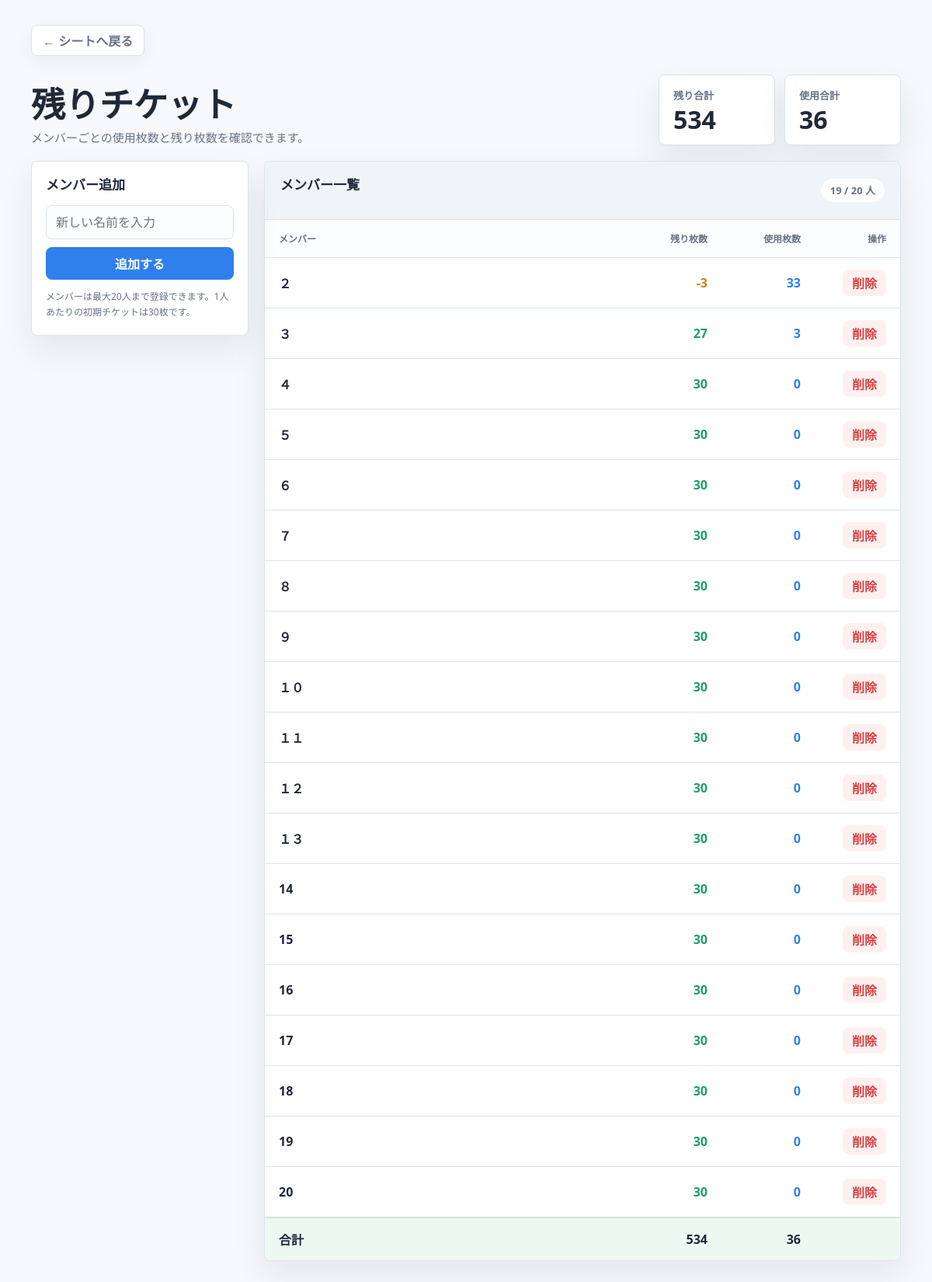
/ticket/, run on an earlier commit of the app's database.
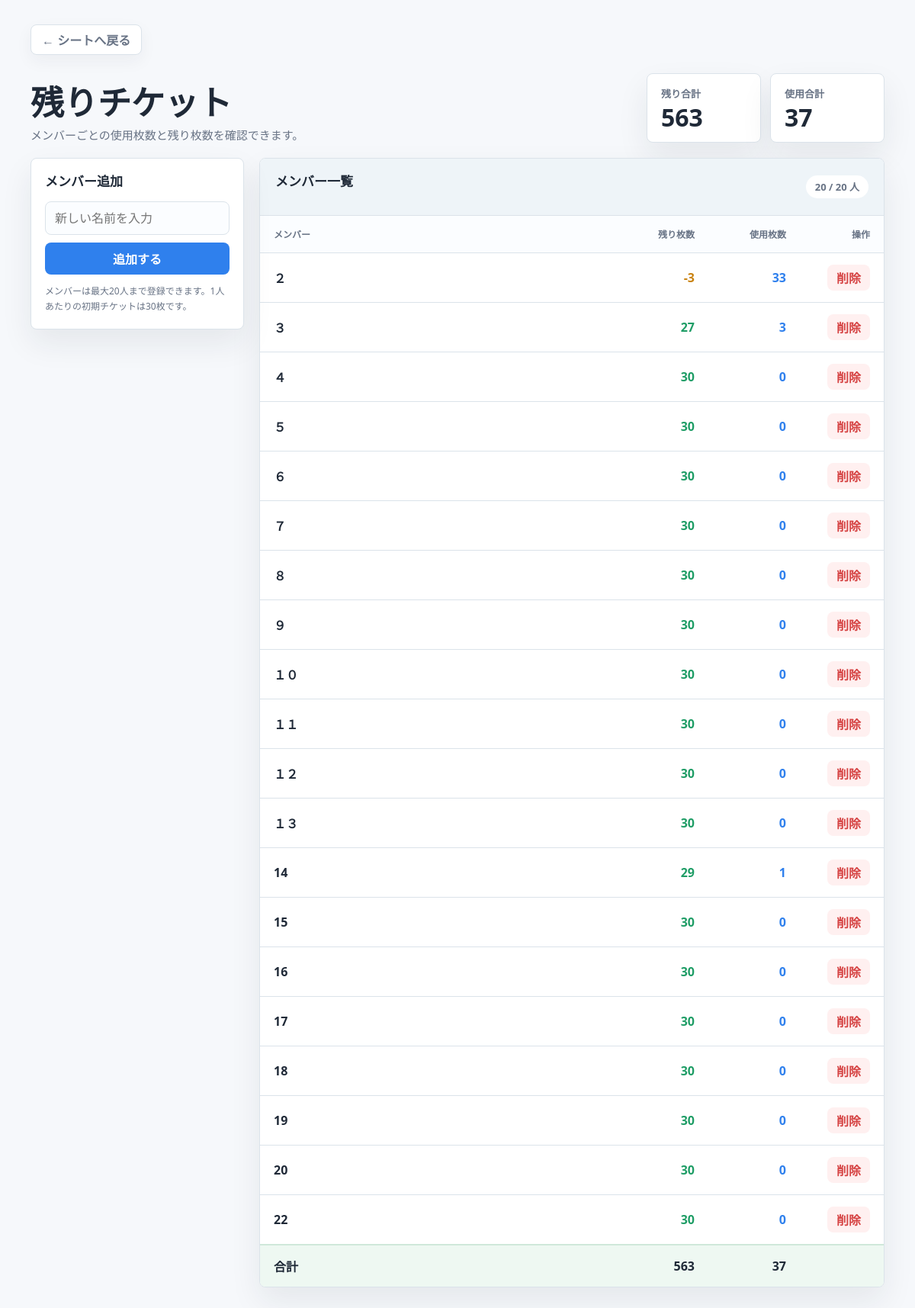
And on a later commit of the database.
### app/models.py (models this page shows, shortened)
class Member(models.Model):
    name = models.CharField(max_length=10)

### app/views.py (the view, shortened to what this page needs)
# urls.py: path("ticket/", views.ticket, name="ticket_page")
def ticket(request):
    members = Member.objects.all()
    for m in members:
        used = Result.objects.filter(member=m).aggregate(Sum('tickets_used'))['tickets_used__sum'] or 0
        m.used = used
        m.remaining = 30 - used
        if m.used > 30: # チケット使用数が30を超える場合の処理
            pass
    total_ticket = sum(m.remaining for m in members)
    total_used = sum(m.used for m in members)
    return render(request, "app/ticket.html", {"members": members, "total_ticket": total_ticket, "total_used": total_used})

### app/templates/app/ticket.html (shortened to what this page needs)
<!DOCTYPE html>
<html lang="ja">
<head>
</head>
<body>
    <main class="page">
        <div class="topbar">
            <a class="back-link" href="{% url 'third_page' %}">← シートへ戻る</a>
        </div>
        <section class="hero" aria-labelledby="page-title">
            <div>
                <h1 id="page-title">残りチケット</h1>
                <p class="lead">メンバーごとの使用枚数と残り枚数を確認できます。</p>
            </div>
            <div class="summary" aria-label="チケット集計">
                <div class="metric">
                    <span class="metric-label">残り合計</span>
                    <span class="metric-value">{{ total_ticket }}</span>
                </div>
                <div class="metric">
                    <span class="metric-label">使用合計</span>
                    <span class="metric-value">{{ total_used }}</span>
                </div>
            </div>
        </section>
        <div class="layout">
            <aside class="panel side-panel" aria-labelledby="add-member-title">
                <h2 class="section-title" id="add-member-title">メンバー追加</h2>
                <form class="member-form" method="POST">
                    <input type="text" name="name" placeholder="新しい名前を入力" maxlength="10" required>
                    <button class="primary-button" type="submit" name="add_member">追加する</button>
                </form>
                <p class="hint">メンバーは最大20人まで登録できます。1人あたりの初期チケットは30枚です。</p>
            </aside>
            <section class="panel table-panel" aria-labelledby="member-list-title">
                <div class="table-header">
                    <h2 class="section-title" id="member-list-title">メンバー一覧</h2>
                    <span class="count-pill">{{ members|length }} / 20 人</span>
                </div>
                <div class="table-wrap">
                    <table>
                        <thead>
                            <tr>
                                <th>メンバー</th>
                                <th class="number">残り枚数</th>
                                <th class="number">使用枚数</th>
                                <th class="actions">操作</th>
                            </tr>
                        </thead>
                        <tbody>
                            {% for m in members %}
                            <tr>
                                <td class="member-name">{{ m.name }}</td>
                                <td class="number remaining {% if m.remaining <= 5 %}low{% endif %}">{{ m.remaining }}</td>
                                <td class="number used">{{ m.used }}</td>
                                <td class="actions">
                                    <form method="POST">
                                        <button class="delete-button" type="submit" onclick="return confirm('{{ m.name }} を削除してもよろしいですか？')">削除</button>
                                    </form>
                                </td>
                            </tr>
                            {% empty %}
                            <tr class="empty-row">
                                <td colspan="4">まだメンバーが登録されていません。</td>
                            </tr>
                            {% endfor %}
                            <tr class="total-row">
                                <td>合計</td>
                                <td class="number">{{ total_ticket }}</td>
                                <td class="number">{{ total_used }}</td>
                                <td></td>
                            </tr>
                        </tbody>
                    </table>
                </div>
            </section>
        </div>
    </main>
</body>
</html>

### app/templates/app/ticket.html (style rules this page uses)
:root { --bg: #f6f8fb; --surface: #ffffff; --surface-soft: #eef4f8; --text: #1f2937; --muted: #687385; --line: #dbe3ea; --accent: #2f80ed; --accent-dark: #1d63bd; --danger: #d64545; --danger-soft: #fff0f0; --ok: #1f9d66; --warn: #c98210; --shadow: 0 18px 40px rgba(31, 41, 55, 0.08); }
* { box-sizing: border-box; }
body { margin: 0; min-height: 100vh; background: var(--bg); color: var(--text); font-family: "Segoe UI", "Hiragino Sans", "Yu Gothic", Meiryo, sans-serif; }
a { color: inherit; text-decoration: none; }
button, input { font: inherit; }
.page { width: min(1120px, calc(100% - 32px)); margin: 0 auto; padding: 32px 0 48px; }
.topbar { display: flex; align-items: center; justify-content: space-between; gap: 16px; margin-bottom: 24px; }
.back-link { display: inline-flex; align-items: center; gap: 8px; min-height: 40px; padding: 0 14px; border: 1px solid var(--line); border-radius: 8px; background: var(--surface); color: var(--muted); font-weight: 700; box-shadow: 0 8px 22px rgba(31, 41, 55, 0.05); }
.hero { display: grid; grid-template-columns: minmax(0, 1fr) auto; gap: 20px; align-items: end; margin-bottom: 20px; }
h1 { margin: 0 0 8px; font-size: clamp(28px, 4vw, 44px); line-height: 1.1; letter-spacing: 0; }
.lead { margin: 0; color: var(--muted); font-size: 15px; }
.summary { display: grid; grid-template-columns: repeat(2, minmax(150px, 1fr)); gap: 12px; }
.metric { min-width: 150px; padding: 16px 18px; border: 1px solid var(--line); border-radius: 8px; background: var(--surface); box-shadow: var(--shadow); }
.metric-label { display: block; margin-bottom: 6px; color: var(--muted); font-size: 13px; font-weight: 700; }
.metric-value { display: block; font-size: 32px; font-weight: 800; line-height: 1; }
.layout { display: grid; grid-template-columns: 280px minmax(0, 1fr); gap: 20px; align-items: start; }
.panel { border: 1px solid var(--line); border-radius: 8px; background: var(--surface); box-shadow: var(--shadow); }
.side-panel { padding: 18px; position: sticky; top: 16px; }
.section-title { margin: 0 0 14px; font-size: 17px; line-height: 1.4; }
.member-form { display: grid; gap: 10px; }
.member-form input { width: 100%; min-height: 44px; border: 1px solid var(--line); border-radius: 8px; padding: 0 12px; background: #fbfdff; color: var(--text); }
.primary-button, .delete-button { min-height: 42px; border: 0; border-radius: 8px; cursor: pointer; font-weight: 800; }
.primary-button { background: var(--accent); color: #ffffff; }
.hint { margin: 12px 0 0; color: var(--muted); font-size: 12px; line-height: 1.7; }
.table-panel { overflow: hidden; }
.table-header { display: flex; align-items: center; justify-content: space-between; gap: 12px; padding: 18px 20px; border-bottom: 1px solid var(--line); background: var(--surface-soft); }
.count-pill { display: inline-flex; align-items: center; justify-content: center; min-height: 30px; padding: 0 12px; border-radius: 999px; background: #ffffff; color: var(--muted); font-size: 13px; font-weight: 800; }
.table-wrap { overflow-x: auto; }
table { width: 100%; border-collapse: collapse; min-width: 620px; }
th, td { padding: 15px 18px; border-bottom: 1px solid var(--line); text-align: left; vertical-align: middle; }
th { background: #fbfdff; color: var(--muted); font-size: 12px; letter-spacing: 0; text-transform: uppercase; }
tbody tr:last-child td { border-bottom: 0; }
.number { width: 120px; text-align: right; font-variant-numeric: tabular-nums; font-weight: 800; }
.remaining { color: var(--ok); }
.remaining.low { color: var(--warn); }
.used { color: var(--accent); }
.member-name { font-weight: 800; }
.actions { width: 110px; text-align: right; }
.delete-button { min-height: 34px; padding: 0 12px; background: var(--danger-soft); color: var(--danger); }
.total-row { background: #eef8f2; }
.total-row td { border-top: 2px solid #cfe8da; font-weight: 900; }

What changed in the data, as far as the page shows it:
computed for Member (number 13 of 20 on the later page): remaining "30" → "29"; used "0" → "1"
added Member: name "22", remaining "30", used "0"
Also different on the page:
{{ total_ticket }}: "534" → "563"
{{ total_used }}: "36" → "37"
{{ members|length }}: "19" → "20"
